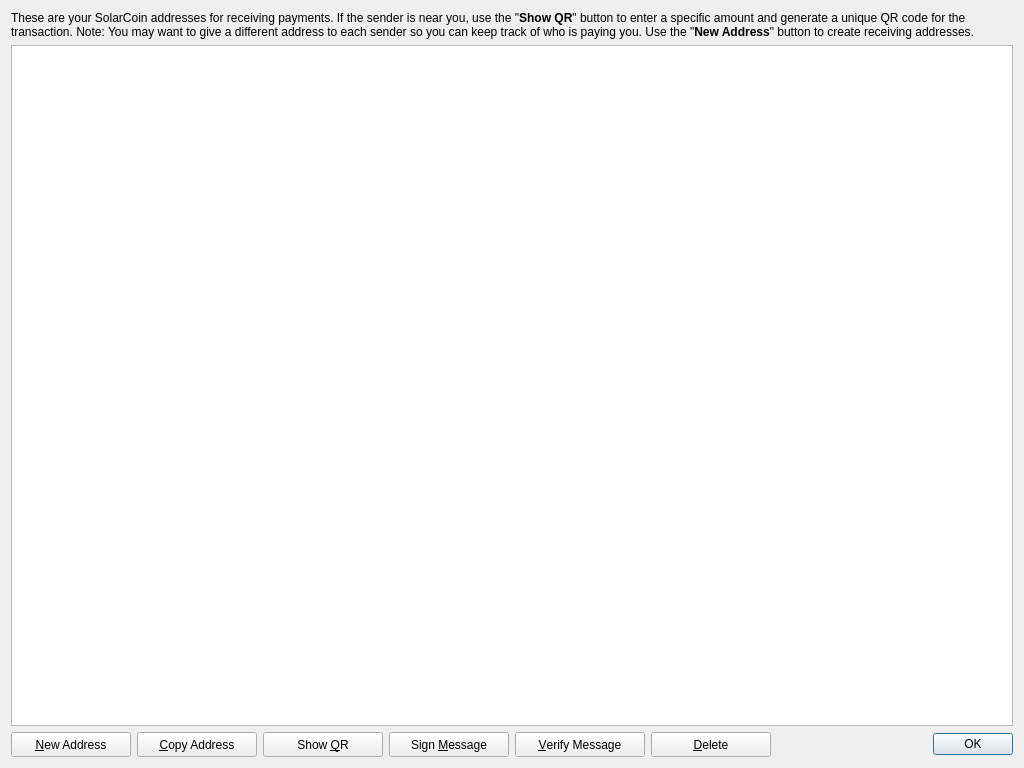
<?xml version="1.0" encoding="UTF-8"?>
<ui version="4.0">
 <class>AddressBookPage</class>
 <widget class="QWidget" name="AddressBookPage">
  <property name="geometry">
   <rect>
    <x>0</x>
    <y>0</y>
    <width>1024</width>
    <height>768</height>
   </rect>
  </property>
  <property name="windowTitle">
   <string>Address Book</string>
  </property>
  <layout class="QVBoxLayout" name="verticalLayout">
   <item>
    <widget class="QLabel" name="labelExplanation">
     <property name="text">
      <string>&lt;html&gt;&lt;head/&gt;&lt;body&gt;&lt;p&gt;&lt;img src=&quot;:/icons/transaction_conflicted&quot;/&gt; These are your SolarCoin addresses for receiving payments. If the sender is near you, use the &amp;quot;&lt;span style=&quot; font-weight:600;&quot;&gt;Show QR&lt;/span&gt;&amp;quot; button to enter a specific amount and generate a unique QR code for the transaction. Note: You may want to give a different address to each sender so you can keep track of who is paying you. Use the &amp;quot;&lt;span style=&quot; font-weight:600;&quot;&gt;New Address&lt;/span&gt;&amp;quot; button to create receiving addresses.&lt;/p&gt;&lt;/body&gt;&lt;/html&gt;</string>
     </property>
     <property name="textFormat">
      <enum>Qt::AutoText</enum>
     </property>
     <property name="wordWrap">
      <bool>true</bool>
     </property>
     <property name="textInteractionFlags">
      <set>Qt::NoTextInteraction</set>
     </property>
    </widget>
   </item>
   <item>
    <widget class="QTableView" name="tableView">
     <property name="contextMenuPolicy">
      <enum>Qt::CustomContextMenu</enum>
     </property>
     <property name="toolTip">
      <string>Double-click to edit address or label</string>
     </property>
     <property name="tabKeyNavigation">
      <bool>false</bool>
     </property>
     <property name="alternatingRowColors">
      <bool>true</bool>
     </property>
     <property name="selectionMode">
      <enum>QAbstractItemView::SingleSelection</enum>
     </property>
     <property name="selectionBehavior">
      <enum>QAbstractItemView::SelectRows</enum>
     </property>
     <property name="sortingEnabled">
      <bool>true</bool>
     </property>
     <attribute name="horizontalHeaderHighlightSections">
      <bool>false</bool>
     </attribute>
     <attribute name="verticalHeaderVisible">
      <bool>false</bool>
     </attribute>
     <attribute name="verticalHeaderHighlightSections">
      <bool>false</bool>
     </attribute>
    </widget>
   </item>
   <item>
    <layout class="QHBoxLayout" name="horizontalLayout">
     <item>
      <widget class="QPushButton" name="newAddressButton">
       <property name="minimumSize">
        <size>
         <width>120</width>
         <height>25</height>
        </size>
       </property>
       <property name="toolTip">
        <string>Create a new address</string>
       </property>
       <property name="text">
        <string>&amp;New Address</string>
       </property>
       <property name="icon">
        <iconset resource="../bitcoin.qrc">
         <normaloff>:/icons/add</normaloff>:/icons/add</iconset>
       </property>
       <property name="iconSize">
        <size>
         <width>12</width>
         <height>12</height>
        </size>
       </property>
      </widget>
     </item>
     <item>
      <widget class="QPushButton" name="copyToClipboard">
       <property name="minimumSize">
        <size>
         <width>120</width>
         <height>25</height>
        </size>
       </property>
       <property name="toolTip">
        <string>Copy the currently selected address to the system clipboard</string>
       </property>
       <property name="text">
        <string>&amp;Copy Address</string>
       </property>
       <property name="icon">
        <iconset resource="../bitcoin.qrc">
         <normaloff>:/icons/editcopy</normaloff>:/icons/editcopy</iconset>
       </property>
       <property name="iconSize">
        <size>
         <width>12</width>
         <height>12</height>
        </size>
       </property>
      </widget>
     </item>
     <item>
      <widget class="QPushButton" name="showQRCode">
       <property name="minimumSize">
        <size>
         <width>120</width>
         <height>25</height>
        </size>
       </property>
       <property name="toolTip">
        <string>Generate a QR code for the address</string>
       </property>
       <property name="text">
        <string>Show &amp;QR</string>
       </property>
       <property name="icon">
        <iconset resource="../bitcoin.qrc">
         <normaloff>:/icons/qrcode</normaloff>:/icons/qrcode</iconset>
       </property>
       <property name="iconSize">
        <size>
         <width>14</width>
         <height>14</height>
        </size>
       </property>
      </widget>
     </item>
     <item>
      <widget class="QPushButton" name="signMessage">
       <property name="minimumSize">
        <size>
         <width>120</width>
         <height>25</height>
        </size>
       </property>
       <property name="toolTip">
        <string>Sign a message to prove you own a SolarCoin address</string>
       </property>
       <property name="text">
        <string>Sign &amp;Message</string>
       </property>
       <property name="icon">
        <iconset resource="../bitcoin.qrc">
         <normaloff>:/icons/editButton</normaloff>:/icons/editButton</iconset>
       </property>
       <property name="iconSize">
        <size>
         <width>12</width>
         <height>12</height>
        </size>
       </property>
      </widget>
     </item>
     <item>
      <widget class="QPushButton" name="verifyMessage">
       <property name="minimumSize">
        <size>
         <width>130</width>
         <height>25</height>
        </size>
       </property>
       <property name="toolTip">
        <string>Verify a message to ensure it was signed with a specified SolarCoin address</string>
       </property>
       <property name="text">
        <string>&amp;Verify Message</string>
       </property>
       <property name="icon">
        <iconset resource="../bitcoin.qrc">
         <normaloff>:/icons/verifyButton</normaloff>:/icons/verifyButton</iconset>
       </property>
       <property name="iconSize">
        <size>
         <width>12</width>
         <height>12</height>
        </size>
       </property>
      </widget>
     </item>
     <item>
      <widget class="QPushButton" name="deleteButton">
       <property name="minimumSize">
        <size>
         <width>120</width>
         <height>25</height>
        </size>
       </property>
       <property name="toolTip">
        <string>Delete the currently selected address from the list</string>
       </property>
       <property name="text">
        <string>&amp;Delete</string>
       </property>
       <property name="icon">
        <iconset resource="../bitcoin.qrc">
         <normaloff>:/icons/remove</normaloff>:/icons/remove</iconset>
       </property>
       <property name="iconSize">
        <size>
         <width>12</width>
         <height>12</height>
        </size>
       </property>
      </widget>
     </item>
     <item>
      <spacer name="horizontalSpacer">
       <property name="orientation">
        <enum>Qt::Horizontal</enum>
       </property>
       <property name="sizeHint" stdset="0">
        <size>
         <width>40</width>
         <height>20</height>
        </size>
       </property>
      </spacer>
     </item>
     <item>
      <widget class="QDialogButtonBox" name="buttonBox">
       <property name="sizePolicy">
        <sizepolicy hsizetype="Maximum" vsizetype="Fixed">
         <horstretch>0</horstretch>
         <verstretch>0</verstretch>
        </sizepolicy>
       </property>
       <property name="standardButtons">
        <set>QDialogButtonBox::Ok</set>
       </property>
      </widget>
     </item>
    </layout>
   </item>
  </layout>
 </widget>
 <resources>
  <include location="../bitcoin.qrc"/>
 </resources>
 <connections/>
</ui>
